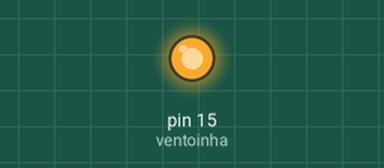
Recording of a sketch running on a simulated Arduino Uno, built with avr-gcc and run on an emulated ATmega328P. Parts: output pins drawn as LEDs (lit = HIGH).

Above: at 2.5 s.
At 7.5 s:
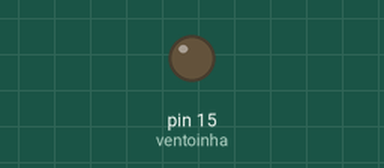
Timing chart, 0 to 13.0 s (numbered marks = the images above):
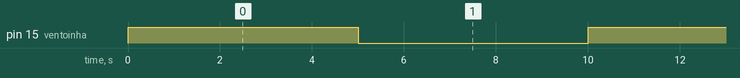

Measured:
- by itself, pin 15 (ventoinha): alternates HIGH for 5.0 s and LOW for 5.0 s

The sketch:

ventoinha_teste.ino
```cpp
const int ventoinha = 15;

void setup() {
  pinMode(ventoinha, OUTPUT);
}

void loop() {
  digitalWrite(ventoinha, HIGH);
  delay(5000);
  digitalWrite(ventoinha, LOW);
  delay(5000);
}
```
